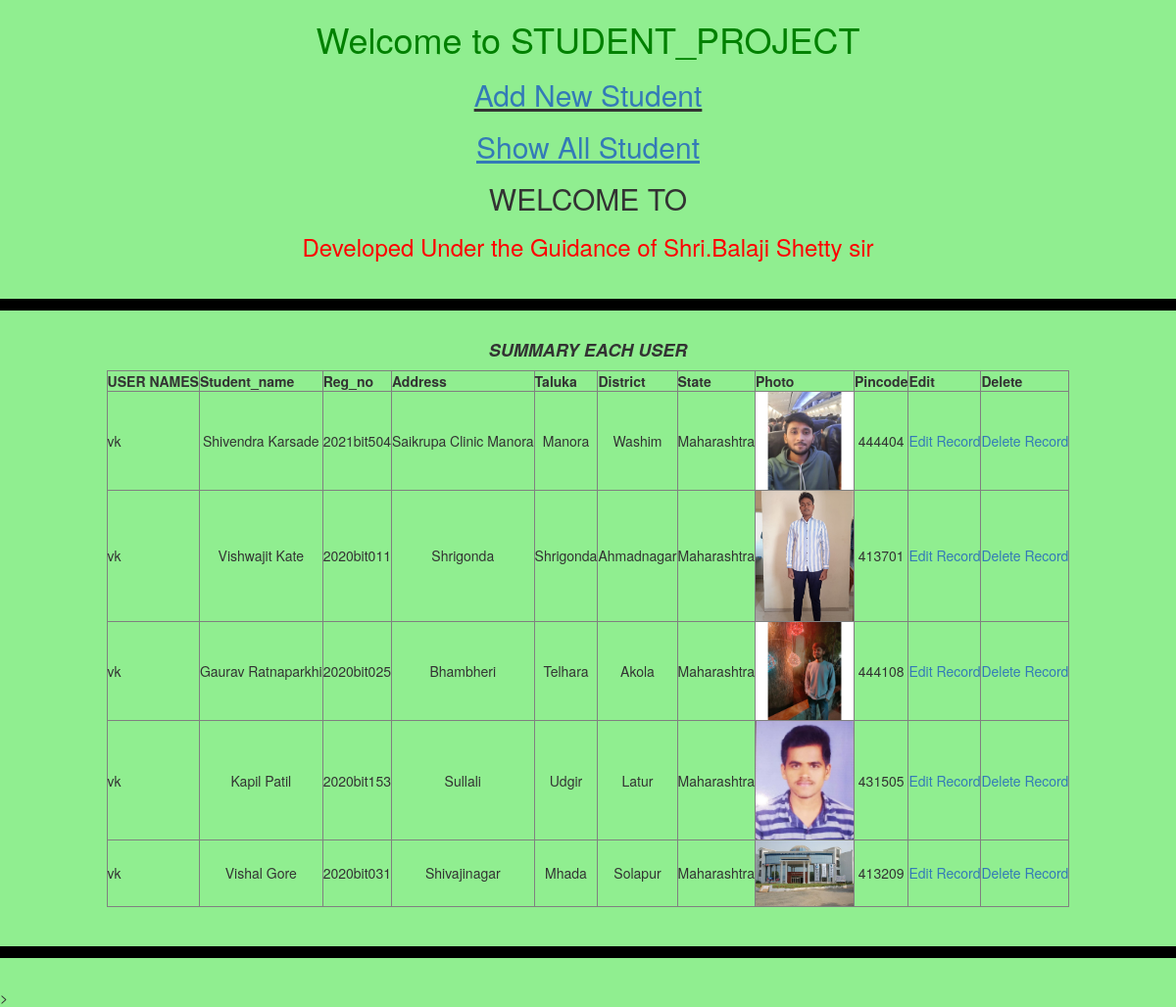
Page /student on the committed database.
### Student/models.py (models this page shows, shortened)
class Student_Details(models.Model):
    user = models.ForeignKey(User, on_delete=models.CASCADE, null=True,blank=True)
    Student_Name = models.CharField(max_length=30)
    Reg_no = models.CharField(max_length=30)
    Address = models.CharField(max_length=50)
    Taluka = models.CharField(max_length=30)
    District = models.CharField(max_length=30)
    State = models.CharField(max_length=30)
    photo = models.ImageField(upload_to="media/img")
    pincode = models.CharField(max_length=30)

### Student/views.py (the view)
# urls.py: path('student', StudentList.as_view(), name='student_list'),
class StudentList(ListView):
    model = Student_Details
    success_url = reverse_lazy('student_list')

### Student/templates/student/student_details_list.html (shortened to what this page needs)
<!doctype html>
<html>
    <head>
        <link rel="stylesheet" href="https://maxcdn.bootstrapcdn.com/bootstrap/3.3.7/css/bootstrap.min.css" />
	</head>
    <body style="background-color:lightgreen">
		<h1><center>Welcome to STUDENT_PROJECT</title>
		</center></h1>
<center><b><H2><u> <a href="{% url 'Student_new' %}">Add New Student </a></p>
</u></H2></b></center><p>
<center>
<h2><a href="{% url 'student_list' %}"><u>Show All Student</u></a></h2>
    	<h2> <center>WELCOME TO </h2></center>
    	  <h3><center><font color="red">Developed Under the Guidance of Shri.Balaji Shetty sir </font> </h3></center>
    	  <hr color="green">
    	  <h4> <center> <b><i>SUMMARY EACH USER </i></b></center> </h4>
    	 		<table id='data'  border=1  background-color="red" align="center" >
				<thead>
				<tr>
  				<th>USER NAMES</th>
          <th>Student_name</th>
		  <th>Reg_no</th>
        <th>Address</th>
          <th>Taluka</th>
          <th>District</th>
          <th>State</th>
		  <th>Photo</th>
		  <th>Pincode</th>
          <th>Edit</th>
          <th>Delete</th>
 				</tr>
			</thead>
		  			<tbody>
	    		{% for entry in object_list %}
	    		<tr>
  				<td> {{ entry.user }} </td>
          <td align="center"> {{ entry.Student_Name }} </td>
		  <td align="center"> {{ entry.Reg_no }} </td>
          <td align="center"> {{ entry.Address }} </td>
          <td align="center"> {{ entry.Taluka }} </td>
          <td align="center"> {{ entry.District }} </td>
          <td align="center"> {{ entry.State }} </td>
          <td align="center"> <img src="{{ entry.photo.url }}" width="100px"/> </td>
		  <td align="center"> {{ entry.pincode }} </td>
             <td> <a href="{% url 'Student_edit' entry.id %}">Edit Record</a></td>
    <td><a href="{% url 'Student_delete' entry.id %}">Delete Record</a></td>
 				</tr>
				 {% empty %}
        <h3>No objects Find</h3>
				{% endfor %}
			</tbody>
				</table>
				<hr>
    </body>
	{% block js %}
<script src="https://ajax.googleapis.com/ajax/libs/jquery/3.3.1/jquery.min.js"></script>>
<link rel="stylesheet" type="text/css" href="https://cdn.datatables.net/v/dt/jszip-2.5.0/dt-1.10.20/af-2.3.4/b-1.6.1/b-colvis-1.6.1/b-flash-1.6.1/b-html5-1.6.1/b-print-1.6.1/cr-1.5.2/fc-3.3.0/fh-3.1.6/kt-2.5.1/r-2.2.3/rg-1.1.1/rr-1.2.6/sc-2.0.1/sl-1.3.1/datatables.min.css"/>
{% endblock js %}
	</html>

### Student/templates/student/student_details_list.html (style rules this page uses)
h1, h3 { color: green; }
hr { position: relative; top: 20px; border: none; height: 12px; background: black; margin-bottom: 50px; }

### rows in the picture
Student_Details: user "vk", Student_Name "Shivendra Karsade", Reg_no "2021bit504", Address "Saikrupa Clinic Manora", Taluka "Manora", District "Washim", State "Maharashtra", photo (picture), pincode "444404"
Student_Details: user "vk", Student_Name "Vishwajit Kate", Reg_no "2020bit011", Address "Shrigonda", Taluka "Shrigonda", District "Ahmadnagar", State "Maharashtra", photo (picture), pincode "413701"
Student_Details: user "vk", Student_Name "Gaurav Ratnaparkhi", Reg_no "2020bit025", Address "Bhambheri", Taluka "Telhara", District "Akola", State "Maharashtra", photo (picture), pincode "444108"
Student_Details: user "vk", Student_Name "Kapil Patil", Reg_no "2020bit153", Address "Sullali", Taluka "Udgir", District "Latur", State "Maharashtra", photo (picture), pincode "431505"
Student_Details: user "vk", Student_Name "Vishal Gore", Reg_no "2020bit031", Address "Shivajinagar", Taluka "Mhada", District "Solapur", State "Maharashtra", photo (picture), pincode "413209"
